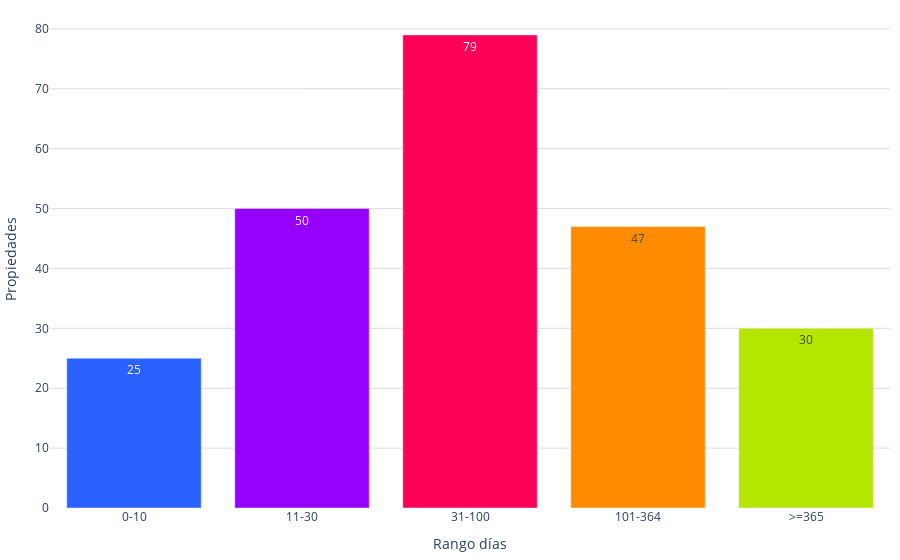

The notebook cell saved with this chart:
### Code cell
values = tiempo_mercado_tulancingo_direct['conteo']
labels = tiempo_mercado_tulancingo_direct['dias']
colores = ['#2962ff', '#9500ff', '#ff0059', '#ff8c00', '#b4e600', '#2EC2A2','#E50CB6']

fig = go.Figure()
fig.add_trace(go.Bar(
    x=labels, 
    y=values, 
    marker_color=colores,  # Especifica los colores de las barras
    text=values,  # Texto que se mostrará en las barras 
    textposition='inside',  # Posición del texto (puede ser 'inside' o 'outside')
))
fig.update_layout(
    #title='Número de unidades por días en el mercado',  # Título de la gráfica
    xaxis=dict(title='Rango días'),  # Título del eje x
    yaxis=dict(
        title='Propiedades', # Título del eje y
        gridcolor='#dddcda', # Color de las líneas que dividen los rangos del eje Y
         gridwidth=1,
             ),  margin=dict(l=10, r=10, t=10, b=10),  # Ajusta los márgenes (left, right, top, bottom)    
    plot_bgcolor='rgba(0,0,0,0)',  # Color de fondo del gráfico
)
# Exportar gráfica como archivo HTML
def guardar_grafico_como_html(fig, nombre_archivo, carpeta='assets\graficas'):
    # Crear la carpeta si no existe
    if not os.path.exists(carpeta):
        os.makedirs(carpeta)
    # Gráfica como archivo HTML en la carpeta especificada
    pio.write_html(fig, f'{carpeta}/{nombre_archivo}.html')
guardar_grafico_como_html(fig, 'g_bar_tiempo_mercado', carpeta='assets\graficas')
fig.show()

### Figure 1 — Plotly figure (JSON) as saved in the notebook; plotly's stock layout.template omitted (floating-point values rounded to 4 significant figures)
{"data": [{"marker": {"color": ["#2962ff", "#9500ff", "#ff0059", "#ff8c00", "#b4e600", "#2EC2A2", "#E50CB6"]}, "text": [25, 50, 79, 47, 30], "textposition": "inside", "type": "bar", "x": ["0-10", "11-30", "31-100", "101-364", ">=365"], "y": [25, 50, 79, 47, 30]}], "layout": {"margin": {"b": 10, "l": 10, "r": 10, "t": 10}, "plot_bgcolor": "rgba(0,0,0,0)", "xaxis": {"title": {"text": "Rango días"}}, "yaxis": {"gridcolor": "#dddcda", "gridwidth": 1, "title": {"text": "Propiedades"}}}}
